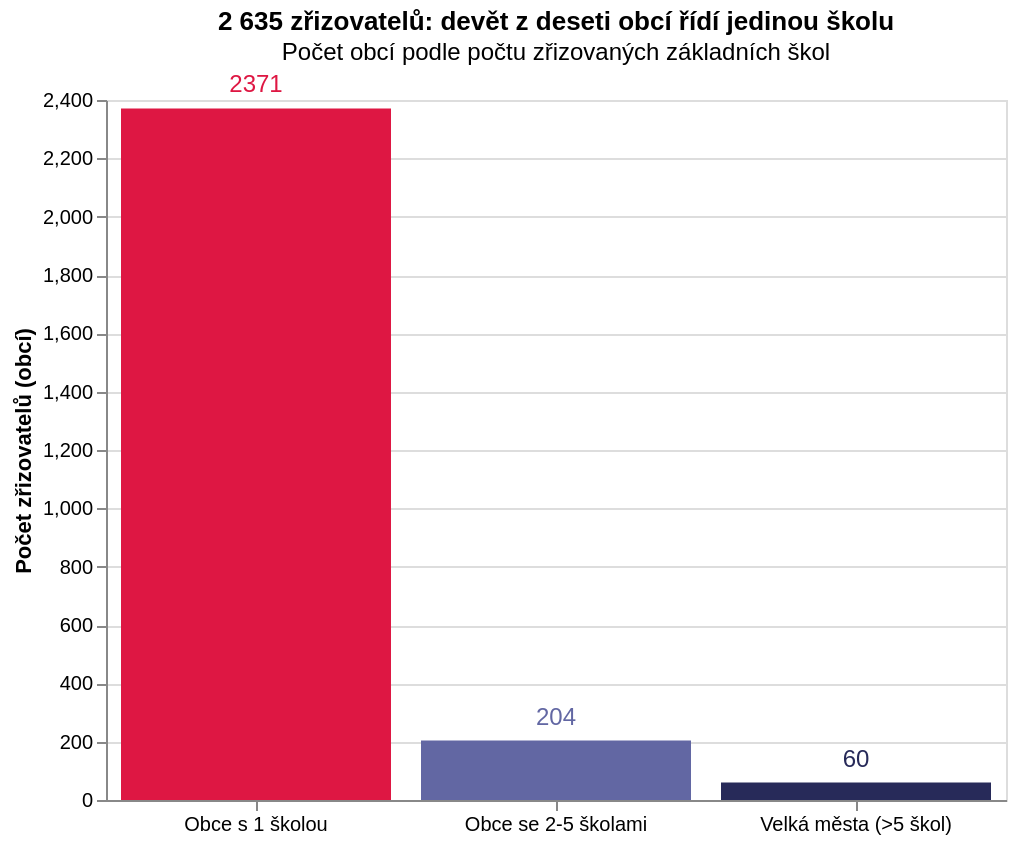

Here is the Vega-Lite specification saved for this chart:
### Vega-Lite specification from a JSON file in a GitHub repository (floating-point values rounded to 4 significant figures)
{"$schema": "https://vega.github.io/schema/vega-lite/v5.json", "title": {"text": "2 635 zřizovatelů: devět z deseti obcí řídí jedinou školu", "subtitle": "Počet obcí podle počtu zřizovaných základních škol"}, "width": 450, "height": 350, "data": {"values": [{"kategorie": "Obce s 1 školou", "pocet": 2371, "skoly": "1 škola"}, {"kategorie": "Obce se 2-5 školami", "pocet": 204, "skoly": "2-5 škol"}, {"kategorie": "Velká města (>5 škol)", "pocet": 60, "skoly": "více než 5 škol"}]}, "mark": "rect", "encoding": {"x": {"field": "kategorie", "type": "nominal", "sort": ["Obce s 1 školou", "Obce se 2-5 školami", "Velká města (>5 škol)"], "title": null, "axis": {"labelAngle": 0}}, "y": {"field": "pocet", "type": "quantitative", "title": "Počet zřizovatelů (obcí)", "axis": {}}, "color": {"field": "kategorie", "type": "nominal", "scale": {"range": ["#de1743", "#6267a3", "#272a59"]}, "legend": null}}, "layer": [{"mark": "bar"}, {"mark": {"type": "text", "baseline": "bottom", "dy": -5, "fontSize": 12}, "encoding": {"text": {"field": "pocet", "type": "quantitative"}}}], "_source": "PAQ Research - Mapa vzdělávání / MŠMT", "usermeta": {"description": "90 % zřizovatelů v ČR spravuje pouze jednu jedinou školu, což vede k obrovské administrativní zátěži ředitelů."}}
